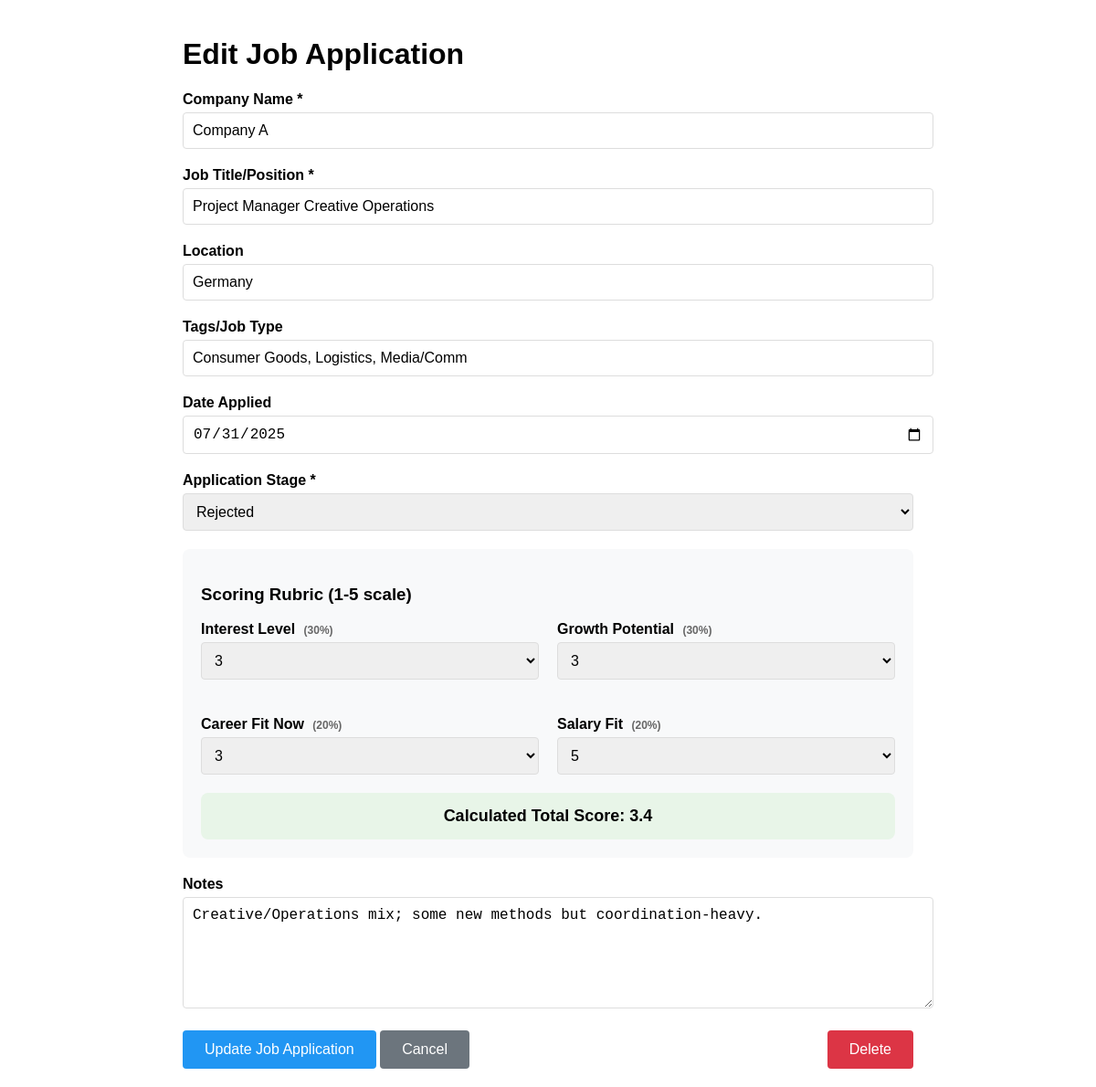
Screenshot of /edit/1 with the database file from the repository.
### app.py (models this page shows)
class Job(db.Model):
    __tablename__ = "applications"
    id = db.Column(db.Integer, primary_key=True)
    company_name = db.Column(db.String)
    job_title = db.Column(db.String)
    location = db.Column(db.String)
    salary_range = db.Column(db.String)
    job_type = db.Column(db.String)
    application_date = db.Column(db.String)
    response_status = db.Column(db.String)
    career_fit_now = db.Column(db.Float)
    interest_level = db.Column(db.Float)
    growth_potential = db.Column(db.Float)
    salary_fit = db.Column(db.Float)
    total_score = db.Column(db.Float)
    notes = db.Column(db.String)

### app.py (the view, shortened to what this page needs)
@app.route("/edit/<int:job_id>", methods=["GET", "POST"])
def edit_job(job_id):
    job = Job.query.get(job_id)
    if not job:
        return "Job not found", 404
    return render_template("edit_job.html",
                         job=job,
                         stage_options=STAGE_OPTIONS,
                         score_options=SCORE_OPTIONS)

### templates/edit_job.html (shortened to what this page needs)
<!DOCTYPE html>
<html>
<head>
</head>
<body>
    <h1>Edit Job Application</h1>
    <form method="POST">
        <div class="form-group">
            <label for="company_name">Company Name *</label>
            <input type="text" id="company_name" name="company_name" value="{{ job.company_name }}" required>
        </div>
        <div class="form-group">
            <label for="job_title">Job Title/Position *</label>
            <input type="text" id="job_title" name="job_title" value="{{ job.job_title }}" required>
        </div>
        <div class="form-group">
            <label for="location">Location</label>
            <input type="text" id="location" name="location" value="{{ job.location }}" placeholder="e.g., Remote, New York, NY">
        </div>
        <div class="form-group">
            <label for="job_type">Tags/Job Type</label>
            <input type="text" id="job_type" name="job_type" value="{{ job.job_type }}" placeholder="e.g., Tech, Marketing, Finance">
        </div>
        <div class="form-group">
            <label for="application_date">Date Applied</label>
            <input type="date" id="application_date" name="application_date" value="{{ job.application_date }}">
        </div>
        <div class="form-group">
            <label for="response_status">Application Stage *</label>
            <select id="response_status" name="response_status" required>
                {% for stage in stage_options %}
                <option value="{{ stage }}" {% if stage == job.response_status %}selected{% endif %}>{{ stage }}</option>
                {% endfor %}
            </select>
        </div>
        <div class="score-section">
            <h3>Scoring Rubric (1-5 scale)</h3>
            <div class="score-grid">
                <div class="form-group">
                    <label for="interest_level">Interest Level <span class="weight">(30%)</span></label>
                    <select id="interest_level" name="interest_level" required onchange="calculateTotal()">
                        {% for score in score_options %}
                        <option value="{{ score }}" {% if score == job.interest_level %}selected{% endif %}>{{ score }}</option>
                        {% endfor %}
                    </select>
                </div>
                <div class="form-group">
                    <label for="growth_potential">Growth Potential <span class="weight">(30%)</span></label>
                    <select id="growth_potential" name="growth_potential" required onchange="calculateTotal()">
                        {% for score in score_options %}
                        <option value="{{ score }}" {% if score == job.growth_potential %}selected{% endif %}>{{ score }}</option>
                        {% endfor %}
                    </select>
                </div>
                <div class="form-group">
                    <label for="career_fit_now">Career Fit Now <span class="weight">(20%)</span></label>
                    <select id="career_fit_now" name="career_fit_now" required onchange="calculateTotal()">
                        {% for score in score_options %}
                        <option value="{{ score }}" {% if score == job.career_fit_now %}selected{% endif %}>{{ score }}</option>
                        {% endfor %}
                    </select>
                </div>
                <div class="form-group">
                    <label for="salary_fit">Salary Fit <span class="weight">(20%)</span></label>
                    <select id="salary_fit" name="salary_fit" required onchange="calculateTotal()">
                        {% for score in score_options %}
                        <option value="{{ score }}" {% if score == job.salary_fit %}selected{% endif %}>{{ score }}</option>
                        {% endfor %}
                    </select>
                </div>
            </div>
            <div class="total-score">
                Calculated Total Score: <span id="total_score_display">{{ "%.1f"|format(job.total_score) }}</span>
            </div>
        </div>
        <div class="form-group">
            <label for="notes">Notes</label>
            <textarea id="notes" name="notes" placeholder="Any additional notes about this application...">{{ job.notes }}</textarea>
        </div>
        <div style="display: flex; gap: 10px; justify-content: space-between;">
            <div>
                <button type="submit" class="btn btn-primary">Update Job Application</button>
                <a href="{{ url_for('home') }}" class="btn btn-secondary">Cancel</a>
            </div>
            <a href="/delete/{{ job.id }}" class="btn btn-danger"
               onclick="return confirm('Are you sure you want to delete this job application?')">Delete</a>
        </div>
    </form>
</body>
</html>

### templates/edit_job.html (style rules this page uses)
body { font-family: Arial, sans-serif; max-width: 800px; margin: 0 auto; padding: 20px; }
.form-group { margin-bottom: 20px; }
label { display: block; margin-bottom: 5px; font-weight: bold; }
input, select, textarea { width: 100%; padding: 10px; border: 1px solid #ddd; border-radius: 4px; font-size: 16px; }
textarea { height: 100px; resize: vertical; }
.btn { padding: 12px 24px; border: none; border-radius: 4px; cursor: pointer; font-size: 16px; text-decoration: none; display: inline-block; }
.btn-primary { background-color: #2196F3; color: white; }
.btn-secondary { background-color: #6c757d; color: white; }
.btn-danger { background-color: #dc3545; color: white; }
.score-section { background-color: #f8f9fa; padding: 20px; border-radius: 8px; margin: 20px 0; }
.score-grid { display: grid; grid-template-columns: 1fr 1fr; gap: 20px; }
.total-score { background-color: #e8f5e8; padding: 15px; border-radius: 8px; text-align: center; font-size: 18px; font-weight: bold; }
.weight { font-size: 12px; color: #666; margin-left: 5px; }

### rows the page displays
Job: company_name "Company A", job_title "Project Manager Creative Operations", location "Germany", job_type "Consumer Goods, Logistics, Media/Comm", application_date "07/31/2025", response_status "Rejected", interest_level "3", growth_potential "3", career_fit_now "3", salary_fit "5", total_score "3.4", notes "Creative/Operations mix; some new methods but coordination-heavy."
